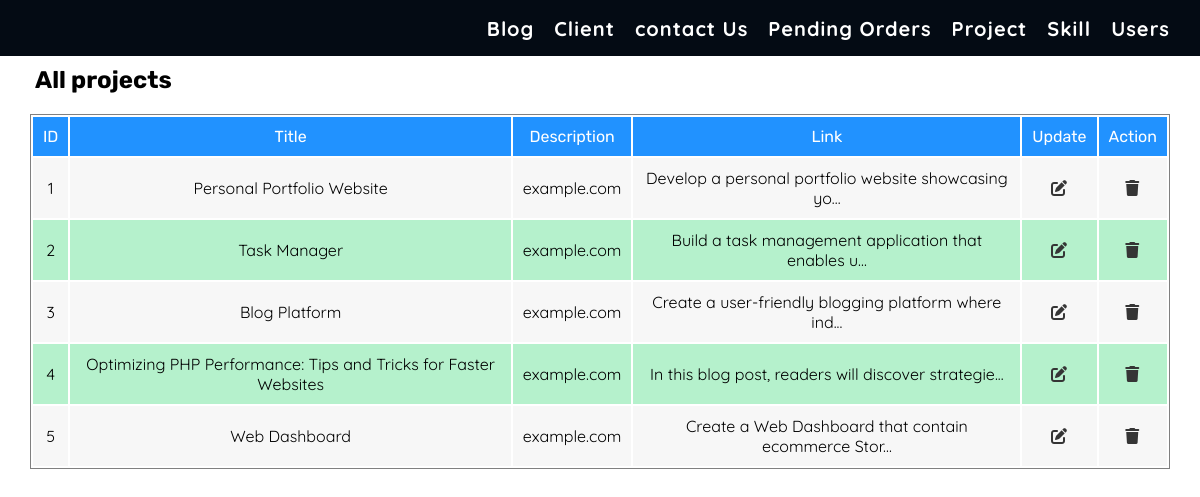
Screenshot of /admin/project.php with the database file from the repository.
### tables this page shows
CREATE TABLE `project` (
  `project_id` int(5) NOT NULL,
  `project_title` varchar(200) NOT NULL,
  `project_description` varchar(1000) NOT NULL,
  `project_link` varchar(200) NOT NULL
);

### admin/project.php (the view, shortened to what this page needs)
<!DOCTYPE html>
<html lang="en">
<head>
    <?php include 'include/meta-tags.php'; ?>
</head>
<body>
    <div class="summary-container">
        <?php include 'include/summary-header.php' ?>
        <h2 class="common-heading">All projects</h2>
        <div class="common-content">
            <?php
            include 'include/config.php';
            $projectQuery = "SELECT * FROM project";
            $projectResult = mysqli_query($conn, $projectQuery) or die("Project Query Disconnected!");
            ?>
                <table>
                    <thead>
                        <tr>
                            <td>ID</td>
                            <td>Title</td>
                            <td>Description</td>
                            <td>Link</td>
                            <td>Update</td>
                            <td>Action</td>
                        </tr>
                    </thead>
                    <tbody>
                        <?php while ($row = mysqli_fetch_assoc($projectResult)) { ?>
                            <tr>
                                <td><?php echo $row['project_id'] ?></td>
                                <td><?php echo $row['project_title'] ?></td>
                                <td><?php echo $row['project_link'] ?></td>
                                <td><?php echo substr(($row['project_description']),0,50)."..." ?></td>
                                <td><a href="#"><i class="fas fa-pen-to-square"></i></a></td>
                                <td><a href="#"><i class="fas fa-trash"></i></a></td>
                            </tr>
                        <?php } ?>
                    </tbody>
                </table>
        </div>
    </div>
</body>
</html>

### admin/include/style.php (style rules this page uses)
* { padding: 0; margin: 0; box-sizing: border-box; scroll-behavior: smooth; }
:root { --darkBgColor: #040b14; --textColor: #353535; --yellowColor: rgb(235, 235, 14); --themeColor: #00a78e; --lightThemeColor: #B5F1CC; --whiteColor: #fff; --iconBGColor: #525252; --lightBgColor: #f7f7f7; --blueColor: #2192FF; --primaryFontSize: 20px; --secondayFontSize: 30px; --primaryFont: 'quicksand', serif; --secondaryFont: 'rubik', serif; --tertiaryFont: 'Rubik Bubbles'; }
a { text-decoration: none; color: var(--textColor); font-family: var(--primaryFont); letter-spacing: 1px; }
.common-heading { margin: 10px 35px; font-family: var(--secondaryFont); }
.common-content { width: 100%; margin: 20px 0; position: relative; display: flex; justify-content: center; }
.common-content table { width: 95%; border: 1px solid grey; }
.common-content table thead tr { background: var(--blueColor); text-align: center; }
.common-content table thead tr td { padding: 10px; color: #fff; font-family: var(--secondaryFont); }
.common-content table tbody tr { background: var(--lightBgColor); text-align: center; }
.common-content table tbody tr:nth-child(even) { background: var(--lightThemeColor); }
.common-content table tbody tr td { padding: 10px; font-family: var(--primaryFont); }

### rows the page displays
project: project_id "1", project_title "Personal Portfolio Website", project_link "example.com", project_description "Develop a personal portfolio website showcasing yo"
project: project_id "2", project_title "Task Manager", project_link "example.com", project_description "Build a task management application that enables u"
project: project_id "3", project_title "Blog Platform", project_link "example.com", project_description "Create a user-friendly blogging platform where ind"
project: project_id "4", project_title "Optimizing PHP Performance: Tips and Tricks for Faster Websites", project_link "example.com", project_description "In this blog post, readers will discover strategie"
project: project_id "5", project_title "Web Dashboard", project_link "example.com", project_description "Create a Web Dashboard that contain ecommerce Stor"
